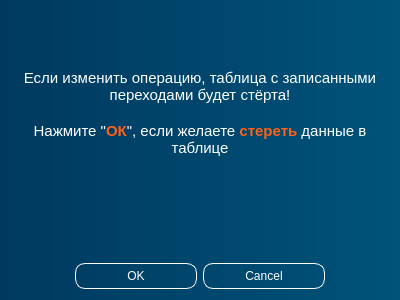
<?xml version="1.0" encoding="UTF-8"?>
<ui version="4.0">
 <class>DialogClearTable</class>
 <widget class="QDialog" name="DialogClearTable">
  <property name="geometry">
   <rect>
    <x>0</x>
    <y>0</y>
    <width>400</width>
    <height>300</height>
   </rect>
  </property>
  <property name="windowTitle">
   <string>Dialog</string>
  </property>
  <property name="windowOpacity">
   <double>0.900000000000000</double>
  </property>
  <property name="autoFillBackground">
   <bool>false</bool>
  </property>
  <property name="styleSheet">
   <string notr="true">color: white;
background-color: qlineargradient(spread:pad, x1:0, y1:0, x2:1, y2:0, stop:0 rgb(0, 57, 95), stop:1 rgb(0, 83, 122))</string>
  </property>
  <layout class="QVBoxLayout" name="verticalLayout">
   <item>
    <spacer name="verticalSpacer">
     <property name="orientation">
      <enum>Qt::Orientation::Vertical</enum>
     </property>
     <property name="sizeHint" stdset="0">
      <size>
       <width>20</width>
       <height>40</height>
      </size>
     </property>
    </spacer>
   </item>
   <item>
    <widget class="QTextBrowser" name="textBrowser">
     <property name="styleSheet">
      <string notr="true">border: none;
background: transparent;</string>
     </property>
     <property name="html">
      <string>&lt;!DOCTYPE HTML PUBLIC &quot;-//W3C//DTD HTML 4.0//EN&quot; &quot;http://www.w3.org/TR/REC-html40/strict.dtd&quot;&gt;
&lt;html&gt;&lt;head&gt;&lt;meta name=&quot;qrichtext&quot; content=&quot;1&quot; /&gt;&lt;meta charset=&quot;utf-8&quot; /&gt;&lt;style type=&quot;text/css&quot;&gt;
p, li { white-space: pre-wrap; }
hr { height: 1px; border-width: 0; }
li.unchecked::marker { content: &quot;\2610&quot;; }
li.checked::marker { content: &quot;\2612&quot;; }
&lt;/style&gt;&lt;/head&gt;&lt;body style=&quot; font-family:'Segoe UI'; font-size:9pt; font-weight:400; font-style:normal;&quot;&gt;
&lt;p align=&quot;center&quot; style=&quot; margin-top:0px; margin-bottom:0px; margin-left:0px; margin-right:0px; -qt-block-indent:0; text-indent:0px;&quot;&gt;&lt;span style=&quot; font-size:11pt;&quot;&gt;Если изменить операцию, таблица с записанными переходами будет стёрта!&lt;/span&gt;&lt;/p&gt;
&lt;p align=&quot;center&quot; style=&quot;-qt-paragraph-type:empty; margin-top:0px; margin-bottom:0px; margin-left:0px; margin-right:0px; -qt-block-indent:0; text-indent:0px; font-size:11pt;&quot;&gt;&lt;br /&gt;&lt;/p&gt;
&lt;p align=&quot;center&quot; style=&quot; margin-top:0px; margin-bottom:0px; margin-left:0px; margin-right:0px; -qt-block-indent:0; text-indent:0px;&quot;&gt;&lt;span style=&quot; font-size:11pt;&quot;&gt;Нажмите &amp;quot;&lt;/span&gt;&lt;span style=&quot; font-size:11pt; font-weight:700; color:#ff6118;&quot;&gt;ОК&lt;/span&gt;&lt;span style=&quot; font-size:11pt;&quot;&gt;&amp;quot;, если желаете&lt;/span&gt;&lt;span style=&quot; font-size:11pt; color:#c30f0f;&quot;&gt; &lt;/span&gt;&lt;span style=&quot; font-size:11pt; font-weight:700; color:#ff6118;&quot;&gt;стереть&lt;/span&gt;&lt;span style=&quot; font-size:11pt;&quot;&gt; данные в таблице&lt;/span&gt;&lt;/p&gt;&lt;/body&gt;&lt;/html&gt;</string>
     </property>
    </widget>
   </item>
   <item>
    <widget class="QDialogButtonBox" name="buttonBox">
     <property name="styleSheet">
      <string notr="true">QPushButton {
	border: 1px solid;
	border-color: white;
	border-radius: 10px;
	height: 20px;
	width: 110px;
	background-color: none;
	padding: 2 5 2 5
}
QPushButton:hover {
	background-color: rgb(0, 111, 171)
}
QPushButton:pressed {
	background-color: rgb(0, 53, 93)
}</string>
     </property>
     <property name="orientation">
      <enum>Qt::Orientation::Horizontal</enum>
     </property>
     <property name="standardButtons">
      <set>QDialogButtonBox::StandardButton::Cancel|QDialogButtonBox::StandardButton::Ok</set>
     </property>
     <property name="centerButtons">
      <bool>true</bool>
     </property>
    </widget>
   </item>
  </layout>
 </widget>
 <resources/>
 <connections>
  <connection>
   <sender>buttonBox</sender>
   <signal>accepted()</signal>
   <receiver>DialogClearTable</receiver>
   <slot>accept()</slot>
   <hints>
    <hint type="sourcelabel">
     <x>248</x>
     <y>254</y>
    </hint>
    <hint type="destinationlabel">
     <x>157</x>
     <y>274</y>
    </hint>
   </hints>
  </connection>
  <connection>
   <sender>buttonBox</sender>
   <signal>rejected()</signal>
   <receiver>DialogClearTable</receiver>
   <slot>reject()</slot>
   <hints>
    <hint type="sourcelabel">
     <x>316</x>
     <y>260</y>
    </hint>
    <hint type="destinationlabel">
     <x>286</x>
     <y>274</y>
    </hint>
   </hints>
  </connection>
 </connections>
</ui>
